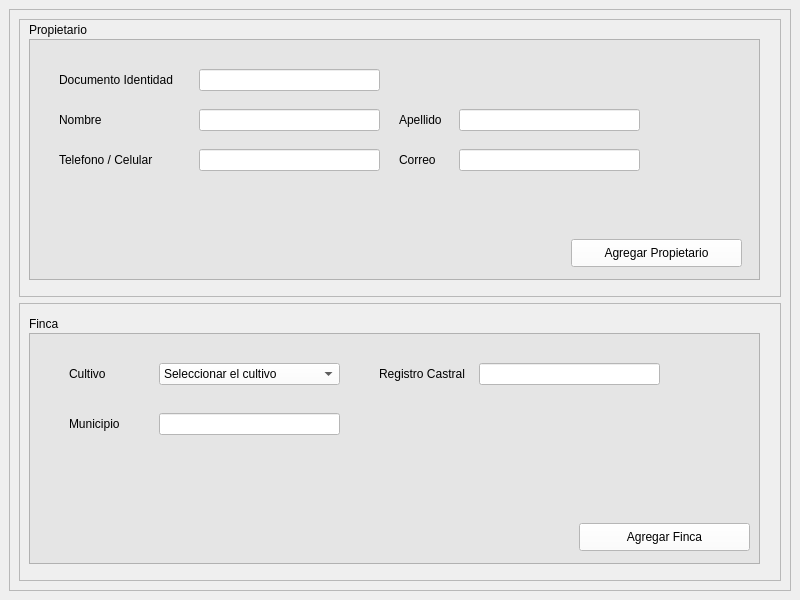
<?xml version="1.0" encoding="UTF-8"?>
<ui version="4.0">
 <class>MainWindow</class>
 <widget class="QMainWindow" name="MainWindow">
  <property name="geometry">
   <rect>
    <x>0</x>
    <y>0</y>
    <width>800</width>
    <height>600</height>
   </rect>
  </property>
  <property name="windowTitle">
   <string>MainWindow</string>
  </property>
  <widget class="QWidget" name="centralwidget">
   <layout class="QHBoxLayout" name="horizontalLayout">
    <item>
     <widget class="QFrame" name="frame">
      <property name="frameShape">
       <enum>QFrame::StyledPanel</enum>
      </property>
      <property name="frameShadow">
       <enum>QFrame::Raised</enum>
      </property>
      <layout class="QVBoxLayout" name="verticalLayout">
       <item>
        <widget class="QFrame" name="Propietario">
         <property name="styleSheet">
          <string notr="true">border-color: rgb(115, 115, 115);
gridline-color: rgb(115, 115, 115);</string>
         </property>
         <property name="frameShape">
          <enum>QFrame::StyledPanel</enum>
         </property>
         <property name="frameShadow">
          <enum>QFrame::Raised</enum>
         </property>
         <widget class="QLabel" name="label">
          <property name="geometry">
           <rect>
            <x>10</x>
            <y>0</y>
            <width>71</width>
            <height>21</height>
           </rect>
          </property>
          <property name="text">
           <string>Propietario</string>
          </property>
         </widget>
         <widget class="QFrame" name="frame_2">
          <property name="geometry">
           <rect>
            <x>10</x>
            <y>20</y>
            <width>731</width>
            <height>241</height>
           </rect>
          </property>
          <property name="styleSheet">
           <string notr="true">
background-color: rgb(229, 229, 229);</string>
          </property>
          <property name="frameShape">
           <enum>QFrame::StyledPanel</enum>
          </property>
          <property name="frameShadow">
           <enum>QFrame::Raised</enum>
          </property>
          <widget class="QLabel" name="label_3">
           <property name="geometry">
            <rect>
             <x>30</x>
             <y>30</y>
             <width>121</width>
             <height>21</height>
            </rect>
           </property>
           <property name="text">
            <string>Documento Identidad</string>
           </property>
          </widget>
          <widget class="QLabel" name="label_4">
           <property name="geometry">
            <rect>
             <x>30</x>
             <y>70</y>
             <width>121</width>
             <height>21</height>
            </rect>
           </property>
           <property name="text">
            <string>Nombre</string>
           </property>
          </widget>
          <widget class="QLabel" name="label_5">
           <property name="geometry">
            <rect>
             <x>30</x>
             <y>110</y>
             <width>121</width>
             <height>21</height>
            </rect>
           </property>
           <property name="text">
            <string>Telefono / Celular</string>
           </property>
          </widget>
          <widget class="QLineEdit" name="box_text_dni">
           <property name="geometry">
            <rect>
             <x>170</x>
             <y>30</y>
             <width>181</width>
             <height>22</height>
            </rect>
           </property>
           <property name="styleSheet">
            <string notr="true">background-color: rgb(255, 255, 255);
</string>
           </property>
          </widget>
          <widget class="QLineEdit" name="box_text_name">
           <property name="geometry">
            <rect>
             <x>170</x>
             <y>70</y>
             <width>181</width>
             <height>22</height>
            </rect>
           </property>
           <property name="styleSheet">
            <string notr="true">background-color: rgb(255, 255, 255);</string>
           </property>
          </widget>
          <widget class="QLineEdit" name="box_text_tel">
           <property name="geometry">
            <rect>
             <x>170</x>
             <y>110</y>
             <width>181</width>
             <height>22</height>
            </rect>
           </property>
           <property name="styleSheet">
            <string notr="true">background-color: rgb(255, 255, 255);</string>
           </property>
          </widget>
          <widget class="QLabel" name="label_6">
           <property name="geometry">
            <rect>
             <x>370</x>
             <y>70</y>
             <width>121</width>
             <height>21</height>
            </rect>
           </property>
           <property name="text">
            <string>Apellido</string>
           </property>
          </widget>
          <widget class="QLabel" name="label_7">
           <property name="geometry">
            <rect>
             <x>370</x>
             <y>110</y>
             <width>121</width>
             <height>21</height>
            </rect>
           </property>
           <property name="text">
            <string>Correo</string>
           </property>
          </widget>
          <widget class="QLineEdit" name="box_text_mail">
           <property name="geometry">
            <rect>
             <x>430</x>
             <y>110</y>
             <width>181</width>
             <height>22</height>
            </rect>
           </property>
           <property name="styleSheet">
            <string notr="true">background-color: rgb(255, 255, 255);</string>
           </property>
          </widget>
          <widget class="QLineEdit" name="box_text_nickname">
           <property name="geometry">
            <rect>
             <x>430</x>
             <y>70</y>
             <width>181</width>
             <height>22</height>
            </rect>
           </property>
           <property name="styleSheet">
            <string notr="true">
background-color: rgb(255, 255, 255);</string>
           </property>
          </widget>
          <widget class="QPushButton" name="bt_agregar_propietario">
           <property name="geometry">
            <rect>
             <x>542</x>
             <y>200</y>
             <width>171</width>
             <height>28</height>
            </rect>
           </property>
           <property name="styleSheet">
            <string notr="true">background-color: rgb(255, 255, 255);</string>
           </property>
           <property name="text">
            <string>Agregar Propietario</string>
           </property>
          </widget>
         </widget>
        </widget>
       </item>
       <item>
        <widget class="QFrame" name="Finca">
         <property name="styleSheet">
          <string notr="true">border-color: rgb(115, 115, 115);</string>
         </property>
         <property name="frameShape">
          <enum>QFrame::StyledPanel</enum>
         </property>
         <property name="frameShadow">
          <enum>QFrame::Raised</enum>
         </property>
         <widget class="QFrame" name="frame_3">
          <property name="geometry">
           <rect>
            <x>10</x>
            <y>30</y>
            <width>731</width>
            <height>231</height>
           </rect>
          </property>
          <property name="styleSheet">
           <string notr="true">
background-color: rgb(229, 229, 229);</string>
          </property>
          <property name="frameShape">
           <enum>QFrame::StyledPanel</enum>
          </property>
          <property name="frameShadow">
           <enum>QFrame::Raised</enum>
          </property>
          <widget class="QLabel" name="label_8">
           <property name="geometry">
            <rect>
             <x>40</x>
             <y>30</y>
             <width>121</width>
             <height>21</height>
            </rect>
           </property>
           <property name="text">
            <string>Cultivo</string>
           </property>
          </widget>
          <widget class="QComboBox" name="comboBox_cultivo">
           <property name="geometry">
            <rect>
             <x>130</x>
             <y>30</y>
             <width>181</width>
             <height>22</height>
            </rect>
           </property>
           <property name="styleSheet">
            <string notr="true">background-color: rgb(255, 255, 255);</string>
           </property>
           <item>
            <property name="text">
             <string>Seleccionar el cultivo</string>
            </property>
           </item>
           <item>
            <property name="text">
             <string>Aguacate</string>
            </property>
           </item>
           <item>
            <property name="text">
             <string>Platano</string>
            </property>
           </item>
           <item>
            <property name="text">
             <string>Zanahoria</string>
            </property>
           </item>
          </widget>
          <widget class="QLabel" name="label_10">
           <property name="geometry">
            <rect>
             <x>40</x>
             <y>80</y>
             <width>121</width>
             <height>21</height>
            </rect>
           </property>
           <property name="text">
            <string>Municipio</string>
           </property>
          </widget>
          <widget class="QLineEdit" name="box_text_municipio">
           <property name="geometry">
            <rect>
             <x>130</x>
             <y>80</y>
             <width>181</width>
             <height>22</height>
            </rect>
           </property>
           <property name="styleSheet">
            <string notr="true">background-color: rgb(255, 255, 255);</string>
           </property>
          </widget>
          <widget class="QLabel" name="label_11">
           <property name="geometry">
            <rect>
             <x>350</x>
             <y>30</y>
             <width>121</width>
             <height>21</height>
            </rect>
           </property>
           <property name="text">
            <string>Registro Castral</string>
           </property>
          </widget>
          <widget class="QLineEdit" name="box_text_reg_castral">
           <property name="geometry">
            <rect>
             <x>450</x>
             <y>30</y>
             <width>181</width>
             <height>22</height>
            </rect>
           </property>
           <property name="styleSheet">
            <string notr="true">background-color: rgb(255, 255, 255);</string>
           </property>
          </widget>
          <widget class="QPushButton" name="bt_agregar_finca">
           <property name="geometry">
            <rect>
             <x>550</x>
             <y>190</y>
             <width>171</width>
             <height>28</height>
            </rect>
           </property>
           <property name="styleSheet">
            <string notr="true">background-color: rgb(255, 255, 255);</string>
           </property>
           <property name="text">
            <string>Agregar Finca</string>
           </property>
          </widget>
         </widget>
         <widget class="QLabel" name="label_2">
          <property name="geometry">
           <rect>
            <x>10</x>
            <y>10</y>
            <width>71</width>
            <height>21</height>
           </rect>
          </property>
          <property name="text">
           <string>Finca</string>
          </property>
         </widget>
        </widget>
       </item>
      </layout>
     </widget>
    </item>
   </layout>
  </widget>
 </widget>
 <resources>
  <include location="recursos.qrc"/>
 </resources>
 <connections/>
</ui>
